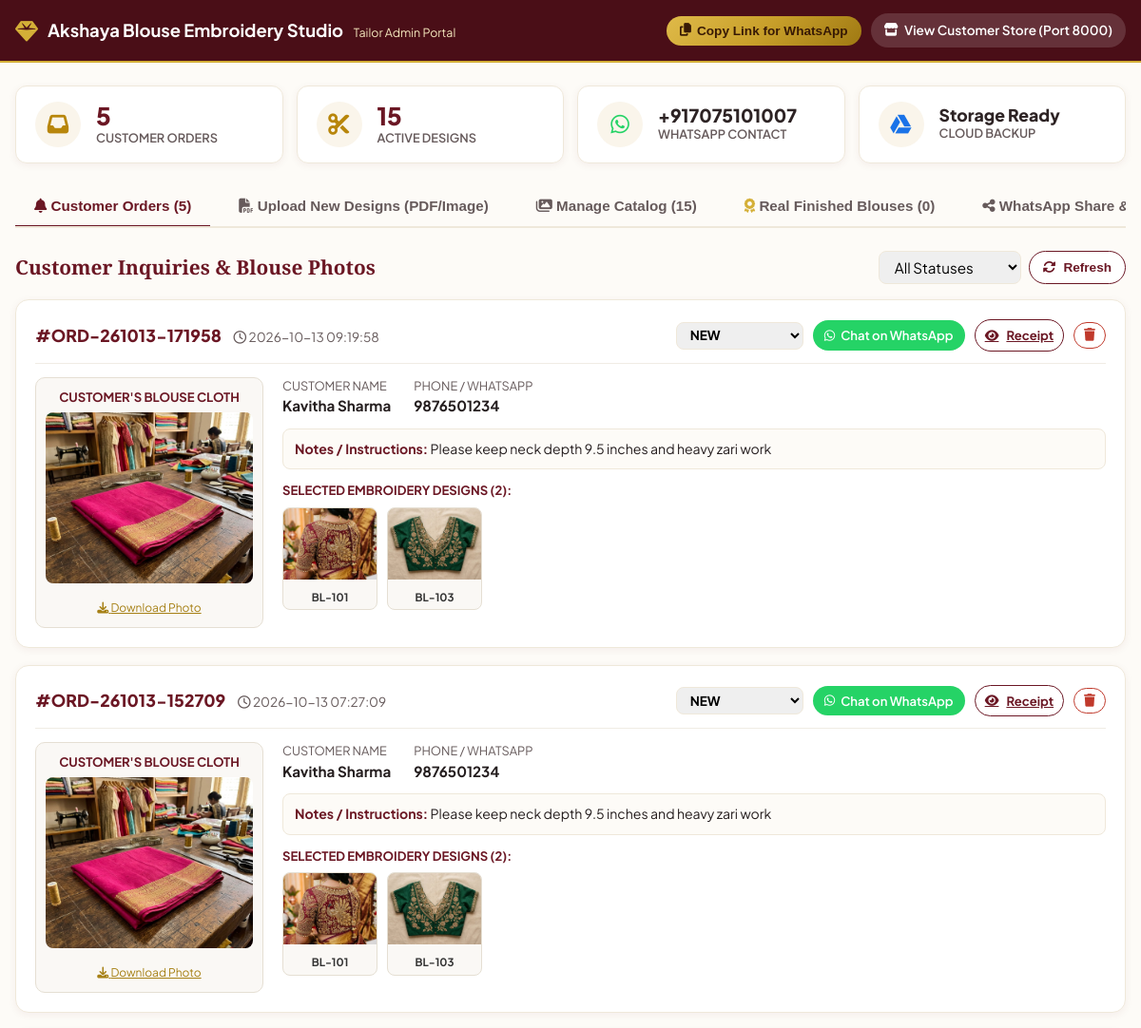
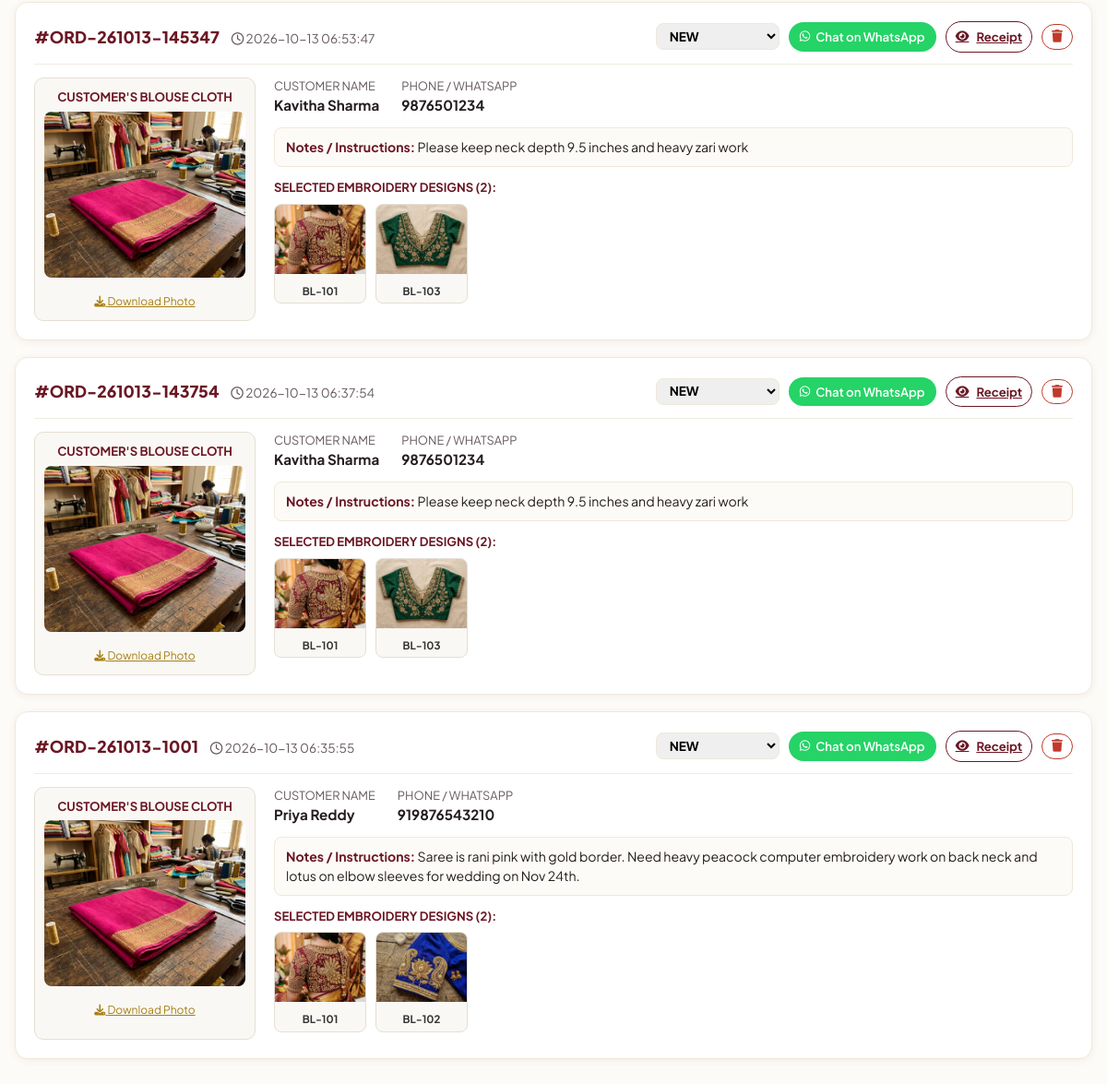
The page /admin on the database its author committed (2 pictures, top to bottom).
### tables this page shows
CREATE TABLE settings (
        key TEXT PRIMARY KEY,
        value TEXT NOT NULL
    );

CREATE TABLE orders (
        id INTEGER PRIMARY KEY AUTOINCREMENT,
        order_code TEXT NOT NULL UNIQUE,
        customer_name TEXT NOT NULL,
        customer_phone TEXT NOT NULL,
        blouse_image_path TEXT,
        selected_design_ids TEXT NOT NULL,
        customer_notes TEXT,
        status TEXT DEFAULT 'NEW',
        created_at TIMESTAMP DEFAULT CURRENT_TIMESTAMP
    );

CREATE TABLE designs (
        id INTEGER PRIMARY KEY AUTOINCREMENT,
        code TEXT NOT NULL UNIQUE,
        title TEXT NOT NULL,
        category TEXT NOT NULL,
        description TEXT,
        image_path TEXT NOT NULL,
        thumb_path TEXT NOT NULL,
        pdf_source TEXT,
        pdf_page INTEGER,
        tags TEXT,
        is_active INTEGER DEFAULT 1,
        created_at TIMESTAMP DEFAULT CURRENT_TIMESTAMP
    );

### app.py (the view)
@app.get("/admin", response_class=HTMLResponse)
async def view_admin(request: Request):
    settings = db.get_settings()
    orders = db.get_all_orders()
    for o in orders:
        o["designs_detail"] = db.get_designs_by_ids(o.get("selected_design_ids", []))
    designs = db.get_all_designs(only_active=False)
    gdrive_status = gdrive.check_gdrive_status()
    return templates.TemplateResponse(request, "admin.html", {
        "settings": settings,
        "orders": orders,
        "designs": designs,
        "gdrive_status": gdrive_status,
        "base_url": get_base_url(request)
    })

### templates/admin.html (shortened to what this page needs)
<!DOCTYPE html>
<html lang="en">
<head>
  <link rel="stylesheet" href="https://cdnjs.cloudflare.com/ajax/libs/font-awesome/6.5.1/css/all.min.css">
  <link rel="stylesheet" href="/static/css/style.css">
  <link rel="stylesheet" href="https://unpkg.com/leaflet@1.9.4/dist/leaflet.css" />
</head>
<body>
  <nav class="admin-navbar">
    <div class="container" style="display: flex; justify-content: space-between; align-items: center;">
      <div style="display: flex; align-items: center; gap: 10px;">
        <span style="font-size: 1.5rem; color: #D4AF37;"><i class="fa-solid fa-gem"></i></span>
        <div>
          <span style="font-weight: 700; font-size: 1.15rem; color: #FFF;">{{ settings.business_name }}</span>
          <span style="font-size: 0.78rem; color: #F4E7BD; margin-left: 8px;">Tailor Admin Portal</span>
        </div>
      </div>
      <div style="display: flex; gap: 10px; align-items: center; flex-wrap: wrap;">
        <button onclick="copyCatalogLink()" class="btn-header" style="background: var(--gold-gradient); color: #381A05; border: none; font-weight: 700; cursor: pointer;">
          <i class="fa-solid fa-copy"></i> Copy Link for WhatsApp
        </button>
        <a href="http://localhost:8000" target="_blank" class="btn-header" style="background: rgba(255,255,255,0.15); color: #FFF;">
          <i class="fa-solid fa-store"></i> View Customer Store (Port 8000)
        </a>
      </div>
    </div>
  </nav>
  <main class="container" id="adminMainContent" style="display: block; margin-top: 24px;">
    <div class="admin-grid-stats">
      <div class="stat-card">
        <div class="stat-icon"><i class="fa-solid fa-inbox"></i></div>
        <div>
          <div class="stat-number" id="statOrdersCount">{{ orders|length }}</div>
          <div class="stat-label">Customer Orders</div>
        </div>
      </div>
      <div class="stat-card">
        <div class="stat-icon"><i class="fa-solid fa-scissors"></i></div>
        <div>
          <div class="stat-number" id="statDesignsCount">{{ designs|length }}</div>
          <div class="stat-label">Active Designs</div>
        </div>
      </div>
      <div class="stat-card">
        <div class="stat-icon" style="color: #25D366;"><i class="fa-brands fa-whatsapp"></i></div>
        <div>
          <div class="stat-number" style="font-size: 1.2rem; color: #2D2324;">+{{ settings.whatsapp_number }}</div>
          <div class="stat-label">WhatsApp Contact</div>
        </div>
      </div>
      <div class="stat-card">
        <div class="stat-icon" style="color: #1A73E8;"><i class="fa-brands fa-google-drive"></i></div>
        <div>
          <div class="stat-number" style="font-size: 1.1rem; color: #2D2324;">Storage Ready</div>
          <div class="stat-label">Cloud Backup</div>
        </div>
      </div>
    </div>
    <div class="admin-tabs">
      <button class="admin-tab-btn active" onclick="switchTab('ordersTab')">
        <i class="fa-solid fa-bell"></i> Customer Orders (<span id="tabOrderBadge">{{ orders|length }}</span>)
      </button>
      <button class="admin-tab-btn" onclick="switchTab('uploadTab')">
        <i class="fa-solid fa-file-pdf"></i> Upload New Designs (PDF/Image)
      </button>
      <button class="admin-tab-btn" onclick="switchTab('designsTab')">
        <i class="fa-solid fa-images"></i> Manage Catalog (<span id="tabDesignBadge">{{ designs|length }}</span>)
      </button>
      <button class="admin-tab-btn" onclick="switchTab('portfolioTab')">
        <i class="fa-solid fa-award" style="color: #D4AF37;"></i> Real Finished Blouses (<span id="tabPortfolioBadge">{{ finished_blouses|length }}</span>)
      </button>
      <button class="admin-tab-btn" onclick="switchTab('shareTab')">
        <i class="fa-solid fa-share-nodes"></i> WhatsApp Share & QR Code
      </button>
    </div>
    <section id="ordersTab" class="admin-tab-content active">
      <div style="display: flex; justify-content: space-between; align-items: center; margin-bottom: 16px; flex-wrap: wrap; gap: 10px;">
        <h2 style="font-size: 1.3rem; color: var(--primary);">Customer Inquiries & Blouse Photos</h2>
        <div style="display: flex; gap: 8px;">
          <select id="orderStatusFilter" class="form-input" style="padding: 6px 12px; width: auto;" onchange="filterOrdersByStatus()">
            <option value="ALL">All Statuses</option>
          </select>
          <button onclick="reloadOrders()" class="btn-select" style="padding: 6px 14px; width: auto;">
            <i class="fa-solid fa-rotate"></i> Refresh
          </button>
        </div>
      </div>
      <div id="ordersContainer">
        {% for order in orders %}
        <div class="order-item-wrap" data-status="{{ order.status }}" id="order-row-{{ order.id }}">
          <div class="order-header-row">
            <div>
              <span style="font-weight: 800; font-size: 1.1rem; color: var(--primary);">#{{ order.order_code }}</span>
              <span style="font-size: 0.85rem; color: var(--text-muted); margin-left: 10px;">
                <i class="fa-regular fa-clock"></i> {{ order.created_at }}
              </span>
            </div>
            <div style="display: flex; align-items: center; gap: 10px;">
              <select class="form-input" style="padding: 4px 10px; width: auto; font-size: 0.85rem; font-weight: 700;" onchange="updateOrderStatus('{{ order.id }}', this.value)">
                <option value="NEW" {% if order.status == 'NEW' %}selected{% endif %}>NEW</option>
              </select>
              <a href="https://wa.me/{{ order.customer_phone }}?text=Namaste%20{{ order.customer_name }}!%20This%20is%20{{ settings.business_name }}.%20I%20received%20your%20blouse%20order%20%23{{ order.order_code }}%20with%20your%20uploaded%20blouse%20photo%20and%20selected%20designs.%20Let's%20finalize%20the%20details!"
                 target="_blank" class="btn-header btn-whatsapp-header" style="padding: 6px 12px; font-size: 0.82rem;">
                <i class="fa-brands fa-whatsapp"></i> Chat on WhatsApp
              </a>
              <a href="/order/{{ order.order_code }}" target="_blank" class="btn-select" style="padding: 6px 10px; width: auto; font-size: 0.82rem;" title="View Customer Receipt">
                <i class="fa-solid fa-eye"></i> Receipt
              </a>
              <button onclick="deleteOrder('{{ order.id }}')" class="btn-select" style="padding: 6px 10px; width: auto; color: #C0392B; border-color: #C0392B;" title="Delete">
                <i class="fa-solid fa-trash"></i>
              </button>
            </div>
          </div>
          <div class="order-grid-visual">
            <div class="admin-blouse-box">
              <div style="font-size: 0.82rem; font-weight: 700; color: #6B1724; margin-bottom: 6px;">
                CUSTOMER'S BLOUSE CLOTH
              </div>
              {% if order.blouse_image_path %}
              <a href="/{{ order.blouse_image_path }}" target="_blank">
                <img src="/{{ order.blouse_image_path }}" class="admin-blouse-img" alt="Blouse Material" title="Click to view full image">
              </a>
              <div style="margin-top: 6px;">
                <a href="/{{ order.blouse_image_path }}" download="Blouse_{{ order.order_code }}.jpg" style="font-size: 0.75rem; color: var(--gold-dark); text-decoration: underline;">
                  <i class="fa-solid fa-download"></i> Download Photo
                </a>
              </div>
              {% else %}
              <div style="padding: 40px 10px; color: #999; font-size: 0.85rem;">
                <i class="fa-solid fa-image" style="font-size: 2rem; color: #DDD; margin-bottom: 6px;"></i>
                <p>No blouse photo uploaded</p>
              </div>
              {% endif %}
            </div>
            <div>
              <div style="display: flex; gap: 24px; flex-wrap: wrap; margin-bottom: 12px; font-size: 0.95rem;">
                <div>
                  <span style="color: var(--text-muted); font-size: 0.8rem; display: block;">CUSTOMER NAME</span>
                  <strong>{{ order.customer_name }}</strong>
                </div>
                <div>
                  <span style="color: var(--text-muted); font-size: 0.8rem; display: block;">PHONE / WHATSAPP</span>
                  <strong>{{ order.customer_phone }}</strong>
                </div>
              </div>
              {% if order.customer_notes %}
              <div style="background: #FDFBF7; padding: 10px 12px; border-radius: 8px; border: 1px solid #EFE8DA; margin-bottom: 12px; font-size: 0.88rem;">
                <strong style="color: var(--primary);">Notes / Instructions:</strong> {{ order.customer_notes }}
              </div>
              {% endif %}
              <div style="font-size: 0.82rem; font-weight: 700; color: var(--primary); margin-bottom: 8px;">
                SELECTED EMBROIDERY DESIGNS ({{ order.designs_detail|length }}):
              </div>
              <div style="display: flex; gap: 10px; overflow-x: auto; padding-bottom: 8px;">
                {% for d in order.designs_detail %}
                <div style="width: 100px; flex-shrink: 0; background: #FAF8F5; border: 1px solid #E5DFD3; border-radius: 8px; overflow: hidden; text-align: center;">
                  <img src="/{{ d.thumb_path }}" alt="{{ d.code }}" style="width: 100%; height: 75px; object-fit: cover;">
                  <div style="font-size: 0.72rem; font-weight: 700; padding: 4px 2px; color: #333;">{{ d.code }}</div>
                </div>
                {% endfor %}
              </div>
            </div>
          </div>
        </div>
        {% endfor %}
      </div>
    </section>
  </main>
</body>
</html>

### static/css/style.css (style rules this page uses)
:root { --primary: #6B1724; --primary-dark: #4A0E17; --primary-light: #8E2333; --gold: #D4AF37; --gold-light: #F4E7BD; --gold-dark: #A68015; --gold-gradient: linear-gradient(135deg, #DFBA49 0%, #C89F2A 50%, #9F7913 100%); --bg-creme: #FDFBF7; --bg-card: #FFFFFF; --text-main: #241D1E; --text-muted: #665A5B; --border-light: #EFE8DA; --whatsapp-green: #25D366; --whatsapp-dark: #128C7E; --shadow-sm: 0 2px 8px rgba(107, 23, 36, 0.06); --shadow-md: 0 8px 24px rgba(107, 23, 36, 0.10); --shadow-lg: 0 16px 36px rgba(107, 23, 36, 0.16); --radius-sm: 8px; --radius-md: 14px; --radius-lg: 22px; }
* { box-sizing: border-box; margin: 0; padding: 0; -webkit-tap-highlight-color: transparent; }
body { font-family: 'Plus Jakarta Sans', -apple-system, BlinkMacSystemFont, "Segoe UI", Roboto, sans-serif; background-color: var(--bg-creme); color: var(--text-main); line-height: 1.5; min-height: 100vh; padding-bottom: 90px; }
h1, h2, h3, h4, .font-serif { font-family: 'Playfair Display', Georgia, serif; }
.container { width: 100%; max-width: 1200px; margin: 0 auto; padding: 0 16px; }
.btn-header { display: inline-flex; align-items: center; gap: 6px; padding: 8px 14px; border-radius: 30px; font-size: 0.85rem; font-weight: 600; text-decoration: none; transition: all 0.2s ease; }
.btn-whatsapp-header { background-color: var(--whatsapp-green); color: #FFFFFF; }
.btn-select { width: 100%; padding: 10px 12px; border-radius: 30px; border: 1.5px solid var(--primary); background-color: #FFFFFF; color: var(--primary); font-size: 0.85rem; font-weight: 700; display: flex; align-items: center; justify-content: center; gap: 8px; cursor: pointer; transition: all 0.2s ease; }
.form-input, .form-textarea { width: 100%; padding: 12px 14px; border: 1.5px solid var(--border-light); border-radius: var(--radius-sm); font-size: 0.95rem; font-family: inherit; transition: all 0.2s; }
.admin-navbar { background: var(--primary-dark); color: #FFF; padding: 14px 0; border-bottom: 2px solid var(--gold); }
.admin-tabs { display: flex; gap: 10px; border-bottom: 2px solid var(--border-light); margin-top: 24px; overflow-x: auto; }
.admin-tab-btn { padding: 12px 20px; font-size: 0.95rem; font-weight: 700; color: var(--text-muted); border: none; background: none; cursor: pointer; border-bottom: 3px solid transparent; margin-bottom: -2px; transition: all 0.2s; white-space: nowrap; }
.admin-tab-btn.active { color: var(--primary); border-color: var(--primary); }
.admin-tab-content { display: none; padding: 24px 0; }
.admin-tab-content.active { display: block; }

### templates/admin.html (style rules this page uses)
body { padding-bottom: 40px; }
.stat-card { background: #FFFFFF; padding: 16px 20px; border-radius: 12px; border: 1px solid var(--border-light); box-shadow: var(--shadow-sm); display: flex; align-items: center; gap: 16px; }
.stat-icon { width: 48px; height: 48px; border-radius: 50%; background: #FAF5EB; color: #B8860B; display: flex; align-items: center; justify-content: center; font-size: 1.4rem; }
.stat-number { font-size: 1.6rem; font-weight: 800; color: var(--primary); line-height: 1.1; }
.stat-label { font-size: 0.8rem; color: var(--text-muted); text-transform: uppercase; font-weight: 600; }
.admin-grid-stats { display: grid; grid-template-columns: repeat(auto-fit, minmax(200px, 1fr)); gap: 14px; margin-bottom: 24px; }
.order-item-wrap { background: #FFFFFF; border: 1px solid var(--border-light); border-radius: 14px; padding: 20px; margin-bottom: 18px; box-shadow: var(--shadow-sm); }
.order-header-row { display: flex; justify-content: space-between; align-items: center; border-bottom: 1px solid #F0ECE4; padding-bottom: 12px; margin-bottom: 14px; flex-wrap: wrap; gap: 10px; }
.order-grid-visual { display: grid; grid-template-columns: 240px 1fr; gap: 20px; }
.admin-blouse-box { border: 1px solid #E5DFD3; border-radius: 10px; padding: 10px; background: #FAF8F5; text-align: center; }
.admin-blouse-img { width: 100%; height: 180px; object-fit: cover; border-radius: 8px; cursor: pointer; }

### rows shown on the page
settings: business_name "Akshaya Blouse Embroidery Studio"
settings: whatsapp_number "917075101007"
orders: order_code "ORD-261013-171958", created_at "2026-10-13 09:19:58", status+id "NEW", blouse_image_path (picture), customer_name "Kavitha Sharma", customer_phone "9876501234", customer_notes "Please keep neck depth 9.5 inches and heavy zari work", designs_detail|length "2"
designs: thumb_path (picture), code "BL-101"
designs: thumb_path (picture), code "BL-103"
orders: order_code "ORD-261013-152709", created_at "2026-10-13 07:27:09", status+id "NEW", blouse_image_path (picture), customer_name "Kavitha Sharma", customer_phone "9876501234", customer_notes "Please keep neck depth 9.5 inches and heavy zari work", designs_detail|length "2"
orders: order_code "ORD-261013-145347", created_at "2026-10-13 06:53:47", status+id "NEW", blouse_image_path (picture), customer_name "Kavitha Sharma", customer_phone "9876501234", customer_notes "Please keep neck depth 9.5 inches and heavy zari work", designs_detail|length "2"
orders: order_code "ORD-261013-143754", created_at "2026-10-13 06:37:54", status+id "NEW", blouse_image_path (picture), customer_name "Kavitha Sharma", customer_phone "9876501234", customer_notes "Please keep neck depth 9.5 inches and heavy zari work", designs_detail|length "2"
orders: order_code "ORD-261013-1001", created_at "2026-10-13 06:35:55", status+id "NEW", blouse_image_path (picture), customer_name "Priya Reddy", customer_phone "919876543210", customer_notes "Saree is rani pink with gold border. Need heavy peacock computer embroidery work on back neck and lotus on elbow sleeves for wedding on Nov 24th.", designs_detail|length "2"
designs: thumb_path (picture), code "BL-102"

### other values the page prints
{{ orders|length }} "5"
{{ designs|length }} "15"
{{ finished_blouses|length }} "0"
